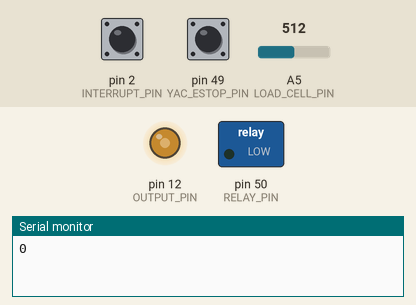
This sketch was run on a simulated Arduino Mega 2560, built with avr-gcc and run on an emulated ATmega2560. Parts: switched loads named in the sketch (green lamp = pin HIGH), output pins drawn as LEDs (lit = HIGH), the last lines printed to the serial monitor. The inputs (shaded band) are chosen by the test bench; at power-on: A5 (LOAD_CELL_PIN) = 512, pin 49 (YAC_ESTOP_PIN) HIGH, pin 2 (INTERRUPT_PIN) HIGH.

Above: at 1.2 s.
1.3 s: A5 (LOAD_CELL_PIN) set to 716
At 2.5 s:
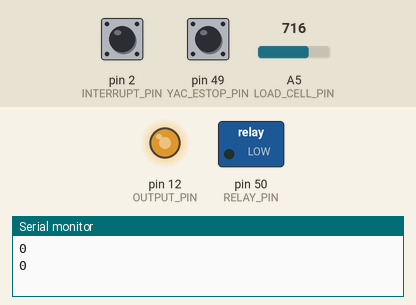
2.8 s: pin 49 (YAC_ESTOP_PIN) pulled LOW for 0.15 s
At 2.87 s:
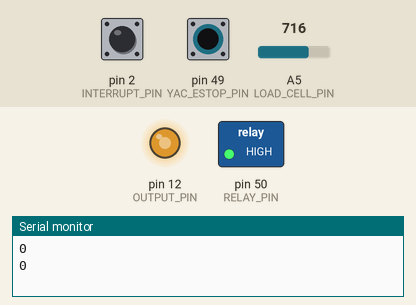
4.4 s: A5 (LOAD_CELL_PIN) set to 900
At 5.0 s:
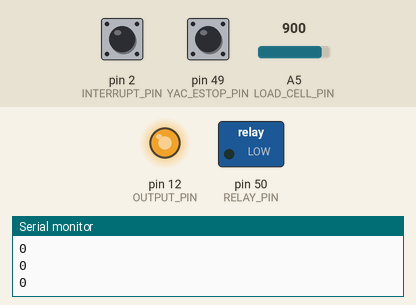
5.9 s: pin 49 (YAC_ESTOP_PIN) pulled LOW for 1 s
At 6.7 s:
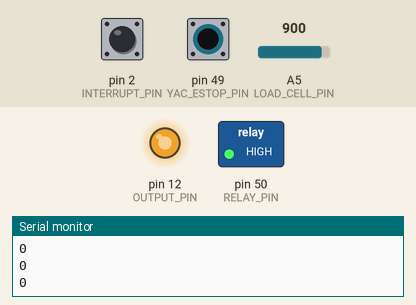
8.4 s: A5 (LOAD_CELL_PIN) set to 122
At 9.2 s:
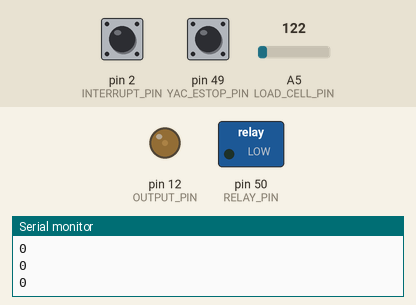
9.9 s: pin 49 (YAC_ESTOP_PIN) pulled LOW for 0.15 s
At 9.97 s:
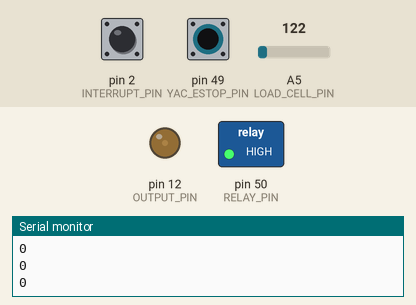
Timing chart, 0 to 12.5 s (numbered marks = the images above; inputs shaded):
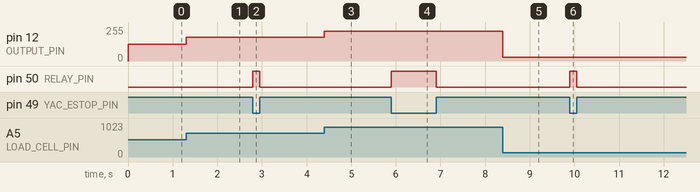

Measured:
- after the input at 1.3 s, pin 12 (OUTPUT_PIN): 127/255 → 178/255 at once
- after the input at 2.8 s, pin 50 (RELAY_PIN): LOW → HIGH at once, → LOW 0.15 s later
- after the input at 4.4 s, pin 12 (OUTPUT_PIN): 178/255 → 224/255 at once
- after the input at 5.9 s, pin 50 (RELAY_PIN): LOW → HIGH at once, → LOW 1.0 s later
- after the input at 8.4 s, pin 12 (OUTPUT_PIN): 224/255 → 30/255 at once
- after the input at 9.9 s, pin 50 (RELAY_PIN): LOW → HIGH at once, → LOW 0.15 s later

The sketch:

ece303_lab5_main_controller.ino
```cpp
#define INTERRUPT_PIN 2  // digital pin 2, reads in pulses from rotary encoder
#define LOAD_CELL_PIN 5  // analog pin 5, input pin for load cell
#define OUTPUT_PIN    12 // digital pin 12, output pin for PWM signal (linearly dependent on load cell value)
#define YAC_ESTOP_PIN 49 // digital pin 49, receives signal from DAQ if an alarm goes off
#define RELAY_PIN     50 // digital pin 50, relay to control motor for emergency shutdown

volatile int rpm = 0;  // initialize pulse counter

int duty_cycle;
int input_load;

unsigned long start_millis = 0;
unsigned long current_millis;

void setup() {
  Serial.begin(9600);
  Serial1.begin(9600);
  pinMode(INTERRUPT_PIN, INPUT_PULLUP);     // use the internal pullup resistor on the interrupt pin (ensures no floating voltages)
  attachInterrupt(0, count_pulses, RISING); // trigger interrupt routine on the RISING edge of the signal

  pinMode(RELAY_PIN, OUTPUT);               // digital output pin for relay
  pinMode(YAC_ESTOP_PIN, INPUT);		    // digital input pin for estop signal from DAQ

}

void loop() {

  if (digitalRead(YAC_ESTOP_PIN) == LOW) {
    digitalWrite(RELAY_PIN, HIGH);      // if out of e-stop, close relay
  }
  else if (digitalRead(YAC_ESTOP_PIN) == HIGH) {
    digitalWrite(RELAY_PIN, LOW);      // open relay & cut power to motor
  }

  current_millis = millis();

  input_load = analogRead(LOAD_CELL_PIN);
  duty_cycle = map(input_load, 0, 1023, 0, 255);    // map the input voltage (from 0 to 1023) to the duty cycle output (from 0 to 255)
  analogWrite(OUTPUT_PIN, duty_cycle);                // write the load cell dependent duty cycle to the analog output pin


  if (current_millis - start_millis >= 1000)
  {
    Serial.println(rpm);                              // print pulse counter every second
//    Serial1.write(rpm / 256);
    Serial1.write(rpm % 256);
    Serial1.write(input_load / 256);
    Serial1.write(input_load % 256);
    rpm = 0;                                         // reset the pulse counter to 0
    start_millis = current_millis;
  }

}

// INTERRUPT ROUTINES +++++++++++++++++++++++++++++++++++++++++++++++++++++++++++++++++++

void count_pulses() {
  // increase pulse counter by one
  rpm++;
}
```
